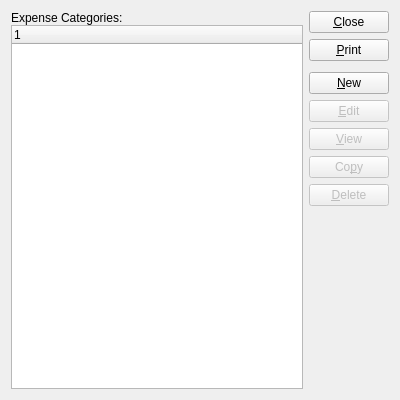
<?xml version="1.0" encoding="UTF-8"?>
<ui version="4.0">
 <comment>This file is part of the xTuple ERP: PostBooks Edition, a free and
open source Enterprise Resource Planning software suite,
Copyright (c) 1999-2010 by OpenMFG LLC, d/b/a xTuple.
It is licensed to you under the Common Public Attribution License
version 1.0, the full text of which (including xTuple-specific Exhibits)
is available at www.xtuple.com/CPAL.  By using this software, you agree
to be bound by its terms.</comment>
 <class>expenseCategories</class>
 <widget class="QWidget" name="expenseCategories">
  <property name="geometry">
   <rect>
    <x>0</x>
    <y>0</y>
    <width>400</width>
    <height>400</height>
   </rect>
  </property>
  <property name="windowTitle">
   <string>List Expense Categories</string>
  </property>
  <layout class="QGridLayout" name="gridLayout">
   <item row="0" column="0">
    <layout class="QVBoxLayout">
     <property name="spacing">
      <number>0</number>
     </property>
     <item>
      <widget class="QLabel" name="_expcatLit">
       <property name="text">
        <string>Expense Categories:</string>
       </property>
      </widget>
     </item>
     <item>
      <widget class="XTreeWidget" name="_expcat"/>
     </item>
    </layout>
   </item>
   <item row="0" column="1">
    <layout class="QVBoxLayout" name="verticalLayout">
     <item>
      <widget class="QPushButton" name="_close">
       <property name="text">
        <string>&amp;Close</string>
       </property>
      </widget>
     </item>
     <item>
      <widget class="QPushButton" name="_print">
       <property name="text">
        <string>&amp;Print</string>
       </property>
      </widget>
     </item>
     <item>
      <spacer name="verticalSpacer">
       <property name="orientation">
        <enum>Qt::Vertical</enum>
       </property>
       <property name="sizeType">
        <enum>QSizePolicy::Preferred</enum>
       </property>
       <property name="sizeHint" stdset="0">
        <size>
         <width>20</width>
         <height>5</height>
        </size>
       </property>
      </spacer>
     </item>
     <item>
      <widget class="QPushButton" name="_new">
       <property name="enabled">
        <bool>true</bool>
       </property>
       <property name="text">
        <string>&amp;New</string>
       </property>
      </widget>
     </item>
     <item>
      <widget class="QPushButton" name="_edit">
       <property name="enabled">
        <bool>false</bool>
       </property>
       <property name="text">
        <string>&amp;Edit</string>
       </property>
      </widget>
     </item>
     <item>
      <widget class="QPushButton" name="_view">
       <property name="enabled">
        <bool>false</bool>
       </property>
       <property name="text">
        <string>&amp;View</string>
       </property>
      </widget>
     </item>
     <item>
      <widget class="QPushButton" name="_copy">
       <property name="enabled">
        <bool>false</bool>
       </property>
       <property name="text">
        <string>Co&amp;py</string>
       </property>
      </widget>
     </item>
     <item>
      <widget class="QPushButton" name="_delete">
       <property name="enabled">
        <bool>false</bool>
       </property>
       <property name="text">
        <string>&amp;Delete</string>
       </property>
      </widget>
     </item>
     <item>
      <spacer name="Spacer129">
       <property name="orientation">
        <enum>Qt::Vertical</enum>
       </property>
       <property name="sizeType">
        <enum>QSizePolicy::Expanding</enum>
       </property>
       <property name="sizeHint" stdset="0">
        <size>
         <width>20</width>
         <height>20</height>
        </size>
       </property>
      </spacer>
     </item>
    </layout>
   </item>
  </layout>
 </widget>
 <layoutdefault spacing="6" margin="11"/>
 <pixmapfunction>qPixmapFromMimeSource</pixmapfunction>
 <customwidgets>
  <customwidget>
   <class>XTreeWidget</class>
   <extends>QTreeWidget</extends>
   <header>xtreewidget.h</header>
   <container>1</container>
  </customwidget>
 </customwidgets>
 <tabstops>
  <tabstop>_expcat</tabstop>
  <tabstop>_new</tabstop>
  <tabstop>_edit</tabstop>
  <tabstop>_view</tabstop>
  <tabstop>_copy</tabstop>
  <tabstop>_delete</tabstop>
  <tabstop>_print</tabstop>
  <tabstop>_close</tabstop>
 </tabstops>
 <includes>
  <include location="global">parameter.h</include>
 </includes>
 <resources/>
 <connections>
  <connection>
   <sender>_close</sender>
   <signal>clicked()</signal>
   <receiver>expenseCategories</receiver>
   <slot>close()</slot>
   <hints>
    <hint type="sourcelabel">
     <x>20</x>
     <y>20</y>
    </hint>
    <hint type="destinationlabel">
     <x>20</x>
     <y>20</y>
    </hint>
   </hints>
  </connection>
  <connection>
   <sender>_expcat</sender>
   <signal>valid(bool)</signal>
   <receiver>_view</receiver>
   <slot>setEnabled(bool)</slot>
   <hints>
    <hint type="sourcelabel">
     <x>20</x>
     <y>20</y>
    </hint>
    <hint type="destinationlabel">
     <x>20</x>
     <y>20</y>
    </hint>
   </hints>
  </connection>
 </connections>
</ui>
